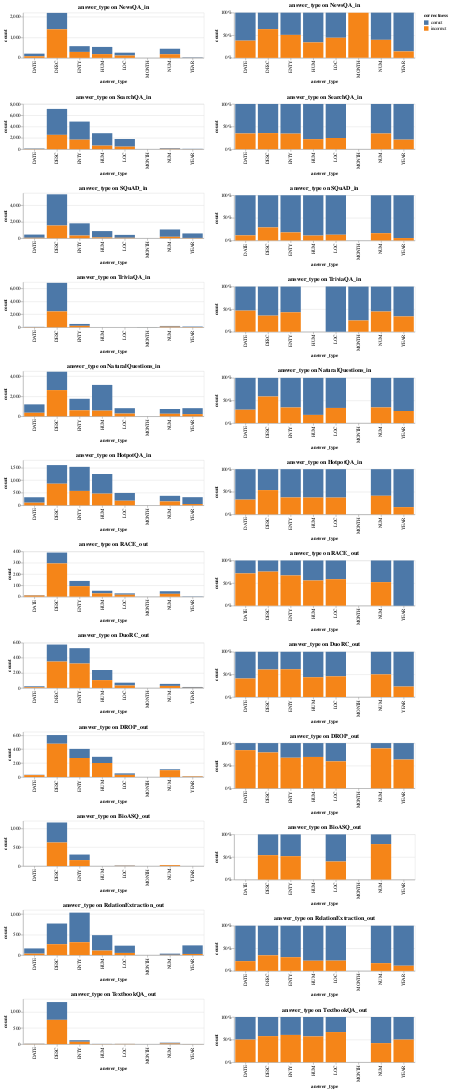

Notebook code for this chart:
### Code cell
visualize_attr_by_dataset_group("answer_type")

### Figure 1 — Vega-Lite specification as saved in the notebook (floating-point values rounded to 4 significant figures)
{"$schema": "https://vega.github.io/schema/vega-lite/v3.2.1.json", "config": {"mark": {"tooltip": null}, "view": {"height": 300, "width": 400}}, "datasets": {"data-0d3ef18376e53629f863a5bed2c015aa": [{"answer_type": "DESC", "correctness": "correct", "count": 3797}, {"answer_type": "ENTY", "correctness": "correct", "count": 1487}, {"answer_type": "HUM", "correctness": "correct", "count": 773}, {"answer_type": "DATE", "correctness": "correct", "count": 392}, {"answer_type": "NUM", "correctness": "correct", "count": 891}, {"answer_type": "LOC", "correctness": "correct", "count": 353}, {"answer_type": "YEAR", "correctness": "correct", "count": 550}, {"answer_type": "DESC", "correctness": "incorrect", "count": 1544}, {"answer_type": "ENTY", "correctness": "incorrect", "count": 323}, {"answer_type": "DATE", "correctness": "incorrect", "count": 50}, {"answer_type": "LOC", "correctness": "incorrect", "count": 51}, {"answer_type": "HUM", "correctness": "incorrect", "count": 94}, {"answer_type": "NUM", "correctness": "incorrect", "count": 171}, {"answer_type": "YEAR", "correctness": "incorrect", "count": 31}], "data-0e3349bc1f1c406945d888b4b45eadbb": [{"answer_type": "DESC", "correctness": "correct", "count": 226}, {"answer_type": "HUM", "correctness": "correct", "count": 134}, {"answer_type": "DATE", "correctness": "correct", "count": 13}, {"answer_type": "ENTY", "correctness": "correct", "count": 204}, {"answer_type": "YEAR", "correctness": "correct", "count": 10}, {"answer_type": "LOC", "correctness": "correct", "count": 38}, {"answer_type": "NUM", "correctness": "correct", "count": 27}, {"answer_type": "ENTY", "correctness": "incorrect", "count": 324}, {"answer_type": "DESC", "correctness": "incorrect", "count": 350}, {"answer_type": "LOC", "correctness": "incorrect", "count": 32}, {"answer_type": "NUM", "correctness": "incorrect", "count": 27}, {"answer_type": "HUM", "correctness": "incorrect", "count": 104}, {"answer_type": "DATE", "correctness": "incorrect", "count": 9}, {"answer_type": "YEAR", "correctness": "incorrect", "count": 3}], "data-25f02a7b5458fad2cefb650c840e2e0d": [{"answer_type": "ENTY", "correctness": "correct", "count": 131}, {"answer_type": "DESC", "correctness": "correct", "count": 125}, {"answer_type": "HUM", "correctness": "correct", "count": 89}, {"answer_type": "NUM", "correctness": "correct", "count": 13}, {"answer_type": "LOC", "correctness": "correct", "count": 21}, {"answer_type": "YEAR", "correctness": "correct", "count": 4}, {"answer_type": "DATE", "correctness": "correct", "count": 5}, {"answer_type": "NUM", "correctness": "incorrect", "count": 98}, {"answer_type": "HUM", "correctness": "incorrect", "count": 201}, {"answer_type": "ENTY", "correctness": "incorrect", "count": 273}, {"answer_type": "DESC", "correctness": "incorrect", "count": 478}, {"answer_type": "DATE", "correctness": "incorrect", "count": 27}, {"answer_type": "LOC", "correctness": "incorrect", "count": 31}, {"answer_type": "YEAR", "correctness": "incorrect", "count": 7}], "data-7faf00137b60b1ea028d8828e1c225e2": [{"answer_type": "DESC", "correctness": "correct", "count": 551}, {"answer_type": "ENTY", "correctness": "correct", "count": 48}, {"answer_type": "LOC", "correctness": "correct", "count": 3}, {"answer_type": "NUM", "correctness": "correct", "count": 26}, {"answer_type": "DATE", "correctness": "correct", "count": 7}, {"answer_type": "YEAR", "correctness": "correct", "count": 2}, {"answer_type": "HUM", "correctness": "correct", "count": 3}, {"answer_type": "DESC", "correctness": "incorrect", "count": 752}, {"answer_type": "NUM", "correctness": "incorrect", "count": 19}, {"answer_type": "ENTY", "correctness": "incorrect", "count": 73}, {"answer_type": "HUM", "correctness": "incorrect", "count": 4}, {"answer_type": "DATE", "correctness": "incorrect", "count": 7}, {"answer_type": "LOC", "correctness": "incorrect", "count": 6}, {"answer_type": "YEAR", "correctness": "incorrect", "count": 2}], "data-a0f4c24f6a1233a92173579bb0e4fc5d": [{"answer_type": "HUM", "correctness": "correct", "count": 2200}, {"answer_type": "DESC", "correctness": "correct", "count": 4593}, {"answer_type": "ENTY", "correctness": "correct", "count": 3204}, {"answer_type": "LOC", "correctness": "correct", "count": 1356}, {"answer_type": "DATE", "correctness": "correct", "count": 77}, {"answer_type": "YEAR", "correctness": "correct", "count": 45}, {"answer_type": "NUM", "correctness": "correct", "count": 113}, {"answer_type": "LOC", "correctness": "incorrect", "count": 444}, {"answer_type": "DESC", "correctness": "incorrect", "count": 2531}, {"answer_type": "HUM", "correctness": "incorrect", "count": 625}, {"answer_type": "ENTY", "correctness": "incorrect", "count": 1679}, {"answer_type": "NUM", "correctness": "incorrect", "count": 60}, {"answer_type": "DATE", "correctness": "incorrect", "count": 41}, {"answer_type": "YEAR", "correctness": "incorrect", "count": 12}], "data-a62ef4a8599a843c8534c96d7fe34c93": [{"answer_type": "ENTY", "correctness": "correct", "count": 720}, {"answer_type": "YEAR", "correctness": "correct", "count": 209}, {"answer_type": "DESC", "correctness": "correct", "count": 503}, {"answer_type": "LOC", "correctness": "correct", "count": 177}, {"answer_type": "HUM", "correctness": "correct", "count": 376}, {"answer_type": "DATE", "correctness": "correct", "count": 127}, {"answer_type": "NUM", "correctness": "correct", "count": 29}, {"answer_type": "DESC", "correctness": "incorrect", "count": 265}, {"answer_type": "ENTY", "correctness": "incorrect", "count": 313}, {"answer_type": "LOC", "correctness": "incorrect", "count": 52}, {"answer_type": "HUM", "correctness": "incorrect", "count": 109}, {"answer_type": "DATE", "correctness": "incorrect", "count": 35}, {"answer_type": "NUM", "correctness": "incorrect", "count": 6}, {"answer_type": "YEAR", "correctness": "incorrect", "count": 27}], "data-afdb199ec772de5cb82d6c171923816d": [{"answer_type": "DATE", "correctness": "correct", "count": 4}, {"answer_type": "DESC", "correctness": "correct", "count": 96}, {"answer_type": "NUM", "correctness": "correct", "count": 23}, {"answer_type": "ENTY", "correctness": "correct", "count": 46}, {"answer_type": "HUM", "correctness": "correct", "count": 23}, {"answer_type": "LOC", "correctness": "correct", "count": 12}, {"answer_type": "YEAR", "correctness": "correct", "count": 2}, {"answer_type": "ENTY", "correctness": "incorrect", "count": 93}, {"answer_type": "DESC", "correctness": "incorrect", "count": 294}, {"answer_type": "HUM", "correctness": "incorrect", "count": 29}, {"answer_type": "NUM", "correctness": "incorrect", "count": 25}, {"answer_type": "LOC", "correctness": "incorrect", "count": 17}, {"answer_type": "DATE", "correctness": "incorrect", "count": 10}], "data-b33c0a50d8bee3010b501415b874a250": [{"answer_type": "ENTY", "correctness": "correct", "count": 959}, {"answer_type": "LOC", "correctness": "correct", "count": 310}, {"answer_type": "HUM", "correctness": "correct", "count": 784}, {"answer_type": "DATE", "correctness": "correct", "count": 217}, {"answer_type": "YEAR", "correctness": "correct", "count": 273}, {"answer_type": "DESC", "correctness": "correct", "count": 742}, {"answer_type": "NUM", "correctness": "correct", "count": 223}, {"answer_type": "HUM", "correctness": "incorrect", "count": 465}, {"answer_type": "LOC", "correctness": "incorrect", "count": 183}, {"answer_type": "DESC", "correctness": "incorrect", "count": 861}, {"answer_type": "ENTY", "correctness": "incorrect", "count": 574}, {"answer_type": "NUM", "correctness": "incorrect", "count": 156}, {"answer_type": "DATE", "correctness": "incorrect", "count": 105}, {"answer_type": "YEAR", "correctness": "incorrect", "count": 52}], "data-c2d2ae5c5d40231241ab523e0d06509c": [{"answer_type": "DESC", "correctness": "correct", "count": 1830}, {"answer_type": "HUM", "correctness": "correct", "count": 2560}, {"answer_type": "ENTY", "correctness": "correct", "count": 1142}, {"answer_type": "DATE", "correctness": "correct", "count": 837}, {"answer_type": "LOC", "correctness": "correct", "count": 537}, {"answer_type": "YEAR", "correctness": "correct", "count": 592}, {"answer_type": "NUM", "correctness": "correct", "count": 476}, {"answer_type": "DATE", "correctness": "incorrect", "count": 351}, {"answer_type": "ENTY", "correctness": "incorrect", "count": 601}, {"answer_type": "LOC", "correctness": "incorrect", "count": 270}, {"answer_type": "NUM", "correctness": "incorrect", "count": 252}, {"answer_type": "DESC", "correctness": "incorrect", "count": 2608}, {"answer_type": "HUM", "correctness": "incorrect", "count": 564}, {"answer_type": "YEAR", "correctness": "incorrect", "count": 216}], "data-dabbb77cbdd2521f0a56159e4ddabd47": [{"answer_type": "DESC", "correctness": "correct", "count": 797}, {"answer_type": "NUM", "correctness": "correct", "count": 267}, {"answer_type": "HUM", "correctness": "correct", "count": 350}, {"answer_type": "ENTY", "correctness": "correct", "count": 280}, {"answer_type": "YEAR", "correctness": "correct", "count": 18}, {"answer_type": "LOC", "correctness": "correct", "count": 140}, {"answer_type": "DATE", "correctness": "correct", "count": 127}, {"answer_type": "DESC", "correctness": "incorrect", "count": 1391}, {"answer_type": "NUM", "correctness": "incorrect", "count": 177}, {"answer_type": "DATE", "correctness": "incorrect", "count": 78}, {"answer_type": "ENTY", "correctness": "incorrect", "count": 289}, {"answer_type": "LOC", "correctness": "incorrect", "count": 112}, {"answer_type": "HUM", "correctness": "incorrect", "count": 182}, {"answer_type": "YEAR", "correctness": "incorrect", "count": 3}, {"answer_type": "MONTH", "correctness": "incorrect", "count": 1}], "data-e0300b1af39f05d523bd3090cdd2a3fa": [{"answer_type": "DESC", "correctness": "correct", "count": 531}, {"answer_type": "ENTY", "correctness": "correct", "count": 147}, {"answer_type": "LOC", "correctness": "correct", "count": 9}, {"answer_type": "NUM", "correctness": "correct", "count": 6}, {"answer_type": "DESC", "correctness": "incorrect", "count": 625}, {"answer_type": "ENTY", "correctness": "incorrect", "count": 158}, {"answer_type": "LOC", "correctness": "incorrect", "count": 6}, {"answer_type": "NUM", "correctness": "incorrect", "count": 22}], "data-e095c226687f7b4c092b1cc1b5768ec5": [{"answer_type": "ENTY", "correctness": "correct", "count": 291}, {"answer_type": "DESC", "correctness": "correct", "count": 4425}, {"answer_type": "YEAR", "correctness": "correct", "count": 70}, {"answer_type": "NUM", "correctness": "correct", "count": 111}, {"answer_type": "DATE", "correctness": "correct", "count": 33}, {"answer_type": "MONTH", "correctness": "correct", "count": 18}, {"answer_type": "LOC", "correctness": "correct", "count": 2}, {"answer_type": "ENTY", "correctness": "incorrect", "count": 220}, {"answer_type": "DESC", "correctness": "incorrect", "count": 2454}, {"answer_type": "NUM", "correctness": "incorrect", "count": 90}, {"answer_type": "YEAR", "correctness": "incorrect", "count": 36}, {"answer_type": "DATE", "correctness": "incorrect", "count": 29}, {"answer_type": "MONTH", "correctness": "incorrect", "count": 6}]}, "hconcat": [{"resolve": {"scale": {"x": "shared"}}, "vconcat": [{"data": {"name": "data-dabbb77cbdd2521f0a56159e4ddabd47"}, "encoding": {"color": {"field": "correctness", "scale": {"domain": ["correct", "incorrect"]}, "type": "nominal"}, "tooltip": [{"field": "answer_type", "type": "nominal"}, {"field": "count", "type": "quantitative"}, {"field": "correctness", "type": "nominal"}], "x": {"bin": null, "field": "answer_type", "type": "nominal"}, "y": {"field": "count", "stack": "zero", "type": "quantitative"}}, "height": 100, "mark": "bar", "title": "answer_type on NewsQA_in"}, {"data": {"name": "data-a0f4c24f6a1233a92173579bb0e4fc5d"}, "encoding": {"color": {"field": "correctness", "scale": {"domain": ["correct", "incorrect"]}, "type": "nominal"}, "tooltip": [{"field": "answer_type", "type": "nominal"}, {"field": "count", "type": "quantitative"}, {"field": "correctness", "type": "nominal"}], "x": {"bin": null, "field": "answer_type", "type": "nominal"}, "y": {"field": "count", "stack": "zero", "type": "quantitative"}}, "height": 100, "mark": "bar", "title": "answer_type on SearchQA_in"}, {"data": {"name": "data-0d3ef18376e53629f863a5bed2c015aa"}, "encoding": {"color": {"field": "correctness", "scale": {"domain": ["correct", "incorrect"]}, "type": "nominal"}, "tooltip": [{"field": "answer_type", "type": "nominal"}, {"field": "count", "type": "quantitative"}, {"field": "correctness", "type": "nominal"}], "x": {"bin": null, "field": "answer_type", "type": "nominal"}, "y": {"field": "count", "stack": "zero", "type": "quantitative"}}, "height": 100, "mark": "bar", "title": "answer_type on SQuAD_in"}, {"data": {"name": "data-e095c226687f7b4c092b1cc1b5768ec5"}, "encoding": {"color": {"field": "correctness", "scale": {"domain": ["correct", "incorrect"]}, "type": "nominal"}, "tooltip": [{"field": "answer_type", "type": "nominal"}, {"field": "count", "type": "quantitative"}, {"field": "correctness", "type": "nominal"}], "x": {"bin": null, "field": "answer_type", "type": "nominal"}, "y": {"field": "count", "stack": "zero", "type": "quantitative"}}, "height": 100, "mark": "bar", "title": "answer_type on TriviaQA_in"}, {"data": {"name": "data-c2d2ae5c5d40231241ab523e0d06509c"}, "encoding": {"color": {"field": "correctness", "scale": {"domain": ["correct", "incorrect"]}, "type": "nominal"}, "tooltip": [{"field": "answer_type", "type": "nominal"}, {"field": "count", "type": "quantitative"}, {"field": "correctness", "type": "nominal"}], "x": {"bin": null, "field": "answer_type", "type": "nominal"}, "y": {"field": "count", "stack": "zero", "type": "quantitative"}}, "height": 100, "mark": "bar", "title": "answer_type on NaturalQuestions_in"}, {"data": {"name": "data-b33c0a50d8bee3010b501415b874a250"}, "encoding": {"color": {"field": "correctness", "scale": {"domain": ["correct", "incorrect"]}, "type": "nominal"}, "tooltip": [{"field": "answer_type", "type": "nominal"}, {"field": "count", "type": "quantitative"}, {"field": "correctness", "type": "nominal"}], "x": {"bin": null, "field": "answer_type", "type": "nominal"}, "y": {"field": "count", "stack": "zero", "type": "quantitative"}}, "height": 100, "mark": "bar", "title": "answer_type on HotpotQA_in"}, {"data": {"name": "data-afdb199ec772de5cb82d6c171923816d"}, "encoding": {"color": {"field": "correctness", "scale": {"domain": ["correct", "incorrect"]}, "type": "nominal"}, "tooltip": [{"field": "answer_type", "type": "nominal"}, {"field": "count", "type": "quantitative"}, {"field": "correctness", "type": "nominal"}], "x": {"bin": null, "field": "answer_type", "type": "nominal"}, "y": {"field": "count", "stack": "zero", "type": "quantitative"}}, "height": 100, "mark": "bar", "title": "answer_type on RACE_out"}, {"data": {"name": "data-0e3349bc1f1c406945d888b4b45eadbb"}, "encoding": {"color": {"field": "correctness", "scale": {"domain": ["correct", "incorrect"]}, "type": "nominal"}, "tooltip": [{"field": "answer_type", "type": "nominal"}, {"field": "count", "type": "quantitative"}, {"field": "correctness", "type": "nominal"}], "x": {"bin": null, "field": "answer_type", "type": "nominal"}, "y": {"field": "count", "stack": "zero", "type": "quantitative"}}, "height": 100, "mark": "bar", "title": "answer_type on DuoRC_out"}, {"data": {"name": "data-25f02a7b5458fad2cefb650c840e2e0d"}, "encoding": {"color": {"field": "correctness", "scale": {"domain": ["correct", "incorrect"]}, "type": "nominal"}, "tooltip": [{"field": "answer_type", "type": "nominal"}, {"field": "count", "type": "quantitative"}, {"field": "correctness", "type": "nominal"}], "x": {"bin": null, "field": "answer_type", "type": "nominal"}, "y": {"field": "count", "stack": "zero", "type": "quantitative"}}, "height": 100, "mark": "bar", "title": "answer_type on DROP_out"}, {"data": {"name": "data-e0300b1af39f05d523bd3090cdd2a3fa"}, "encoding": {"color": {"field": "correctness", "scale": {"domain": ["correct", "incorrect"]}, "type": "nominal"}, "tooltip": [{"field": "answer_type", "type": "nominal"}, {"field": "count", "type": "quantitative"}, {"field": "correctness", "type": "nominal"}], "x": {"bin": null, "field": "answer_type", "type": "nominal"}, "y": {"field": "count", "stack": "zero", "type": "quantitative"}}, "height": 100, "mark": "bar", "title": "answer_type on BioASQ_out"}, {"data": {"name": "data-a62ef4a8599a843c8534c96d7fe34c93"}, "encoding": {"color": {"field": "correctness", "scale": {"domain": ["correct", "incorrect"]}, "type": "nominal"}, "tooltip": [{"field": "answer_type", "type": "nominal"}, {"field": "count", "type": "quantitative"}, {"field": "correctness", "type": "nominal"}], "x": {"bin": null, "field": "answer_type", "type": "nominal"}, "y": {"field": "count", "stack": "zero", "type": "quantitative"}}, "height": 100, "mark": "bar", "title": "answer_type on RelationExtraction_out"}, {"data": {"name": "data-7faf00137b60b1ea028d8828e1c225e2"}, "encoding": {"color": {"field": "correctness", "scale": {"domain": ["correct", "incorrect"]}, "type": "nominal"}, "tooltip": [{"field": "answer_type", "type": "nominal"}, {"field": "count", "type": "quantitative"}, {"field": "correctness", "type": "nominal"}], "x": {"bin": null, "field": "answer_type", "type": "nominal"}, "y": {"field": "count", "stack": "zero", "type": "quantitative"}}, "height": 100, "mark": "bar", "title": "answer_type on TextbookQA_out"}]}, {"resolve": {"scale": {"x": "shared"}}, "vconcat": [{"data": {"name": "data-dabbb77cbdd2521f0a56159e4ddabd47"}, "encoding": {"color": {"field": "correctness", "scale": {"domain": ["correct", "incorrect"]}, "type": "nominal"}, "tooltip": [{"field": "answer_type", "type": "nominal"}, {"field": "count", "type": "quantitative"}, {"field": "correctness", "type": "nominal"}], "x": {"bin": null, "field": "answer_type", "type": "nominal"}, "y": {"field": "count", "stack": "normalize", "type": "quantitative"}}, "height": 100, "mark": "bar", "title": "answer_type on NewsQA_in"}, {"data": {"name": "data-a0f4c24f6a1233a92173579bb0e4fc5d"}, "encoding": {"color": {"field": "correctness", "scale": {"domain": ["correct", "incorrect"]}, "type": "nominal"}, "tooltip": [{"field": "answer_type", "type": "nominal"}, {"field": "count", "type": "quantitative"}, {"field": "correctness", "type": "nominal"}], "x": {"bin": null, "field": "answer_type", "type": "nominal"}, "y": {"field": "count", "stack": "normalize", "type": "quantitative"}}, "height": 100, "mark": "bar", "title": "answer_type on SearchQA_in"}, {"data": {"name": "data-0d3ef18376e53629f863a5bed2c015aa"}, "encoding": {"color": {"field": "correctness", "scale": {"domain": ["correct", "incorrect"]}, "type": "nominal"}, "tooltip": [{"field": "answer_type", "type": "nominal"}, {"field": "count", "type": "quantitative"}, {"field": "correctness", "type": "nominal"}], "x": {"bin": null, "field": "answer_type", "type": "nominal"}, "y": {"field": "count", "stack": "normalize", "type": "quantitative"}}, "height": 100, "mark": "bar", "title": "answer_type on SQuAD_in"}, {"data": {"name": "data-e095c226687f7b4c092b1cc1b5768ec5"}, "encoding": {"color": {"field": "correctness", "scale": {"domain": ["correct", "incorrect"]}, "type": "nominal"}, "tooltip": [{"field": "answer_type", "type": "nominal"}, {"field": "count", "type": "quantitative"}, {"field": "correctness", "type": "nominal"}], "x": {"bin": null, "field": "answer_type", "type": "nominal"}, "y": {"field": "count", "stack": "normalize", "type": "quantitative"}}, "height": 100, "mark": "bar", "title": "answer_type on TriviaQA_in"}, {"data": {"name": "data-c2d2ae5c5d40231241ab523e0d06509c"}, "encoding": {"color": {"field": "correctness", "scale": {"domain": ["correct", "incorrect"]}, "type": "nominal"}, "tooltip": [{"field": "answer_type", "type": "nominal"}, {"field": "count", "type": "quantitative"}, {"field": "correctness", "type": "nominal"}], "x": {"bin": null, "field": "answer_type", "type": "nominal"}, "y": {"field": "count", "stack": "normalize", "type": "quantitative"}}, "height": 100, "mark": "bar", "title": "answer_type on NaturalQuestions_in"}, {"data": {"name": "data-b33c0a50d8bee3010b501415b874a250"}, "encoding": {"color": {"field": "correctness", "scale": {"domain": ["correct", "incorrect"]}, "type": "nominal"}, "tooltip": [{"field": "answer_type", "type": "nominal"}, {"field": "count", "type": "quantitative"}, {"field": "correctness", "type": "nominal"}], "x": {"bin": null, "field": "answer_type", "type": "nominal"}, "y": {"field": "count", "stack": "normalize", "type": "quantitative"}}, "height": 100, "mark": "bar", "title": "answer_type on HotpotQA_in"}, {"data": {"name": "data-afdb199ec772de5cb82d6c171923816d"}, "encoding": {"color": {"field": "correctness", "scale": {"domain": ["correct", "incorrect"]}, "type": "nominal"}, "tooltip": [{"field": "answer_type", "type": "nominal"}, {"field": "count", "type": "quantitative"}, {"field": "correctness", "type": "nominal"}], "x": {"bin": null, "field": "answer_type", "type": "nominal"}, "y": {"field": "count", "stack": "normalize", "type": "quantitative"}}, "height": 100, "mark": "bar", "title": "answer_type on RACE_out"}, {"data": {"name": "data-0e3349bc1f1c406945d888b4b45eadbb"}, "encoding": {"color": {"field": "correctness", "scale": {"domain": ["correct", "incorrect"]}, "type": "nominal"}, "tooltip": [{"field": "answer_type", "type": "nominal"}, {"field": "count", "type": "quantitative"}, {"field": "correctness", "type": "nominal"}], "x": {"bin": null, "field": "answer_type", "type": "nominal"}, "y": {"field": "count", "stack": "normalize", "type": "quantitative"}}, "height": 100, "mark": "bar", "title": "answer_type on DuoRC_out"}, {"data": {"name": "data-25f02a7b5458fad2cefb650c840e2e0d"}, "encoding": {"color": {"field": "correctness", "scale": {"domain": ["correct", "incorrect"]}, "type": "nominal"}, "tooltip": [{"field": "answer_type", "type": "nominal"}, {"field": "count", "type": "quantitative"}, {"field": "correctness", "type": "nominal"}], "x": {"bin": null, "field": "answer_type", "type": "nominal"}, "y": {"field": "count", "stack": "normalize", "type": "quantitative"}}, "height": 100, "mark": "bar", "title": "answer_type on DROP_out"}, {"data": {"name": "data-e0300b1af39f05d523bd3090cdd2a3fa"}, "encoding": {"color": {"field": "correctness", "scale": {"domain": ["correct", "incorrect"]}, "type": "nominal"}, "tooltip": [{"field": "answer_type", "type": "nominal"}, {"field": "count", "type": "quantitative"}, {"field": "correctness", "type": "nominal"}], "x": {"bin": null, "field": "answer_type", "type": "nominal"}, "y": {"field": "count", "stack": "normalize", "type": "quantitative"}}, "height": 100, "mark": "bar", "title": "answer_type on BioASQ_out"}, {"data": {"name": "data-a62ef4a8599a843c8534c96d7fe34c93"}, "encoding": {"color": {"field": "correctness", "scale": {"domain": ["correct", "incorrect"]}, "type": "nominal"}, "tooltip": [{"field": "answer_type", "type": "nominal"}, {"field": "count", "type": "quantitative"}, {"field": "correctness", "type": "nominal"}], "x": {"bin": null, "field": "answer_type", "type": "nominal"}, "y": {"field": "count", "stack": "normalize", "type": "quantitative"}}, "height": 100, "mark": "bar", "title": "answer_type on RelationExtraction_out"}, {"data": {"name": "data-7faf00137b60b1ea028d8828e1c225e2"}, "encoding": {"color": {"field": "correctness", "scale": {"domain": ["correct", "incorrect"]}, "type": "nominal"}, "tooltip": [{"field": "answer_type", "type": "nominal"}, {"field": "count", "type": "quantitative"}, {"field": "correctness", "type": "nominal"}], "x": {"bin": null, "field": "answer_type", "type": "nominal"}, "y": {"field": "count", "stack": "normalize", "type": "quantitative"}}, "height": 100, "mark": "bar", "title": "answer_type on TextbookQA_out"}]}]}
